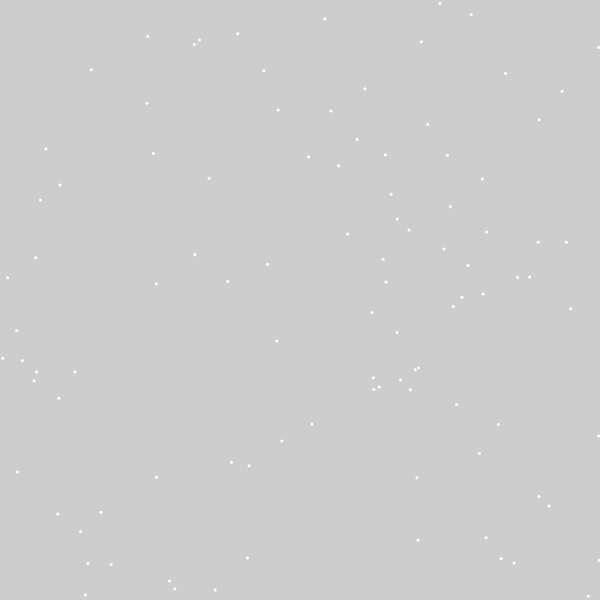
Frame 1 (no input)
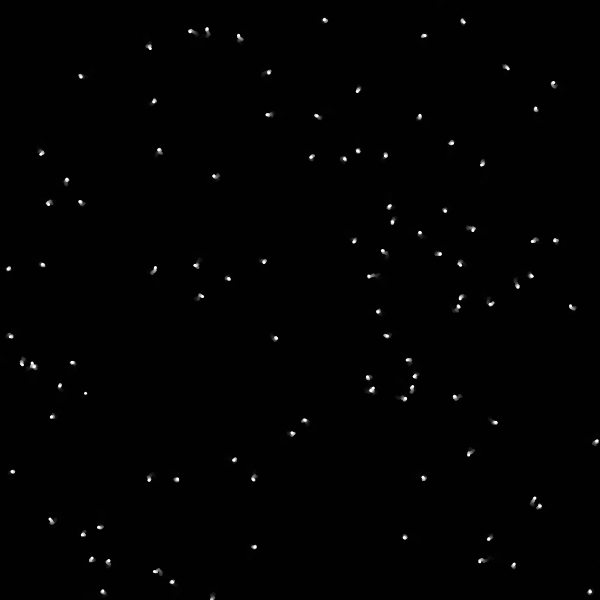
Frame 60 (no input)
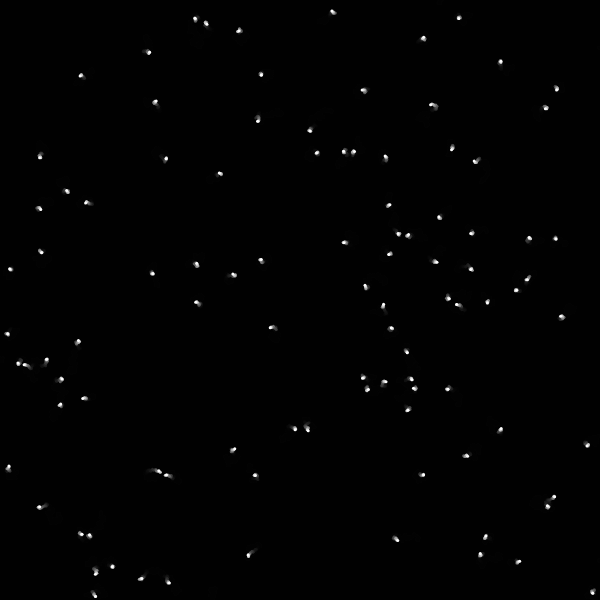
Frame 120 (the mouse pressed at the canvas centre since frame 60)

The p5.js sketch that drew these frames (run headless with seeded random() and noise() and a simulated clock; from frame 60 on, the mouse is pressed at the canvas centre):

// p5.js sketch
// ── sketch.js
"use strict";

let planets = [];
let particles = [];

function setup() {
  createCanvas(600,600);
  for (let i = 0; i < 100; i++) {
    particles.push(new Particle(random(width), random(height)))
  }
}

function draw() {
  background(0,50);
  
  // visualize planets
  for (let i = 0; i < planets.length; i++) {
    let p = planets[i];
    p.display();
  }
  
  // move and visualize particles
  for (let i = 0; i < particles.length; i++) {
    let p = particles[i];
    let force = createVector();
    let speed2 = p.vel.magSq();
    let velv = p5.Vector.mult(p.vel, -1).normalize();
    
    let hitSolid = false;
    // apply force from planet
    for (let j = 0; j < planets.length; j++) {
      let planet = planets[j];
      // relative position
      let relPos = new p5.Vector.sub(planet.pos, p.pos);
      let dist = relPos.mag();
      // add gravatation
      force.add(relPos.copy().mult(0.01/(dist^3)));
      
      if (dist < planet.solid / 2) {
        // if in the planet
        hitSolid = true;
      }
      else if (dist < planet.liquid / 2) p.applyForce(velv.mult(0.1 * speed2));
      else if (dist < planet.gas / 2) p.applyForce(velv.mult(0.01 * speed2));

    }
    p.applyForce(force);
    
    // move and display
    p.update();
    p.display();
    
    if ( p.hitEdge() || hitSolid ) {
      particles[i] = new Particle(random(width), random(height));
      
    }
  }
  
  
}

// new planet at mouse location
function mouseClicked() {
  planets.push(new Planet(mouseX, mouseY));
}

// ── Particle.js
"use strict";

class Particle {
  constructor(x, y) {
    this.pos = createVector(x, y);
    this.vel = createVector();
    this.acc = createVector();
    this.size = 3;
  }
  
  updateC() {
    
  }
  
  update() {
    this.pos.add(this.vel);
    this.vel.add(this.acc);
    this.acc.mult(0);
    this.pos.add(createVector(random(1)-0.5, random(1)-0.5).mult(3));
  }
  
  applyForce(f) {
    let force = f.copy();
    this.acc.add(force);
  }
  
  reflect(vec) {
    // take in a vecter pointing to planets' heart
    let tangential = createVector(vec.y, -vec.x);
    let angle = this.vel.angleBetween(tangential);
    this.vel.rotate( PI - angle * 2 );
  }
  
  hitEdge() {
    let hit = false;
    if ( (this.pos.x < 0) || (this.pos.x > width) ||
          (this.pos.y < 0) || (this.pos.y > height)) {
            hit = true
          }
    return hit;
  }
  
  display() {
    push();
    
    noStroke();
    fill(255);
    translate(this.pos.x, this.pos.y);
    ellipse(0, 0, this.size, this.size);
    //stroke(255,0,0);
    //line(0,0,this.vel.x,this.vel.y);
    
    pop();
  }
}
// ── Planet.js
"use strict";

class Planet {
  constructor(x, y) {
    this.pos = createVector(x, y);
    // this.size = random(200, 300);
    this.solid = random(80, 100);
    this.liquid = random(10, 20) + this.solid;
    this.gas = random(20, 40) + this.liquid;
  }

  
  display() {
    push();
    
    noStroke();
    translate(this.pos.x, this.pos.y);
    
    // atmosphere
    fill(255, 15);
    ellipse(0, 0, this.gas, this.gas);
    // water
    fill(240, 180, 180, 50);
    ellipse(0, 0, this.liquid, this.liquid);
    // rocks
    fill(240, 180, 180);
    ellipse(0, 0, this.solid, this.solid);
    
    pop();
  }
}
